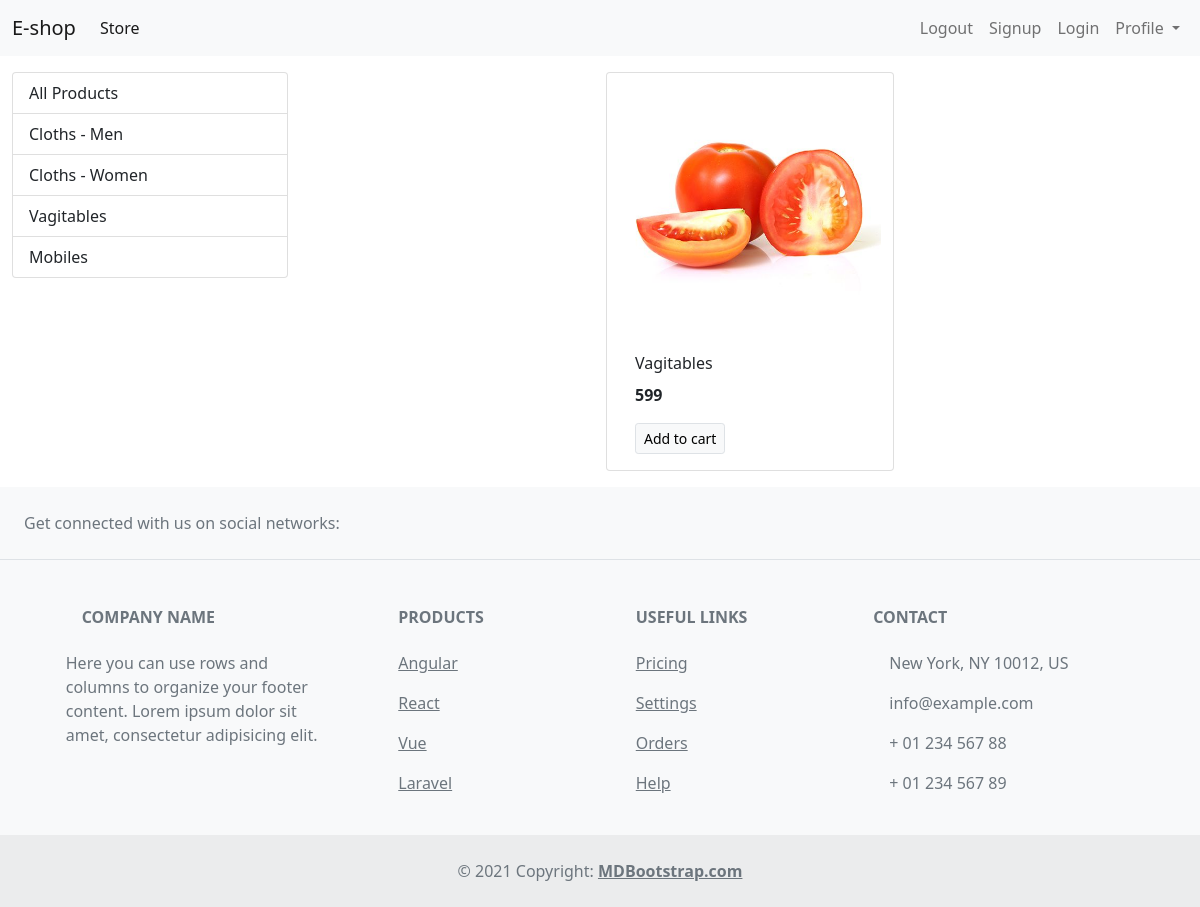
Screenshot of /?category=3 with the database file from the repository.
### Store/models/category.py (models this page shows, shortened)
class Category(models.Model):
    name = models.CharField(max_length=40)
    @staticmethod
    def get_all_catagories():
        return Category.objects.all()

### Store/models/product.py (models this page shows, shortened)
class Product(models.Model):
    name = models.CharField(max_length=50)
    price = models.IntegerField(default=0)
    category = models.ForeignKey(Category, on_delete=models.CASCADE, default=1)
    description = models.CharField(max_length=200, default='', null=True, blank=True)
    image = models.ImageField(upload_to='uploads/product')
    @staticmethod
    def get_all_products_by_categoryid(category_id):
        if category_id:
            return Product.objects.filter(category=category_id)
        else:
            return Product.get_all_products()

### Store/views/home.py (the view, shortened to what this page needs)
# urls.py: path('', Index.as_view(), name='homepage'),
class Index(View):
    def get(self, request):
        products = None
        categories = Category.get_all_catagories()
        categoryID = request.GET.get('category')
        if categoryID:
            products = Product.get_all_products_by_categoryid(categoryID)
        else:
            products = Product.get_all_products()
        data = {}
        data['products'] = products
        data['categories'] = categories
        print('You are:', request.session.get('email'))
        return render(request, 'indexx.html', data)

### Store/templates/indexx.html (shortened to what this page needs)
{% extends 'base.html' %}
{% block content %}
<div class="container-fluid mt-3">
    <div class="row">
        <div class="col-lg-3 mx-auto">
            <div class="list-group">
                <a href="/" class="list-group-item list-group-item-action">All Products</a>
                {% for category in categories %}
                <a href="/?category={{category.id}}" class="list-group-item list-group-item-action">
                    {{category.name}}</a>
                {% endfor %}
            </div>
        </div>
        <div id='products' class="col-lg-9 mx-auto">
            <div class="row mx-auto">
                {% for product in products %}
                <div class="card mx-auto mb-3" style="width: 18rem;">
                    <img src="{{product.image.url}}" class="card-img-top" alt="Card image cap">
                    <div class="card-body">
                        <p class="card-title">{{product.name}}</p>
                        <p class="card-text"><b>{{product.price}}</b></p>
                        <form action="/" method="POST">
                            <input type="submit" value="Add to cart" class="btn btn-light border btn-sm">
                        </form>
                    </div>
                </div>
                {% endfor %}
            </div>
        </div>
    </div>
</div>
{% endblock %}

### rows the page displays
Category: name "Cloths - Men"
Category: name "Cloths - Women"
Category: name "Vagitables"
Category: name "Mobiles"
Product: image (picture), name "Vagitables", price "599"
